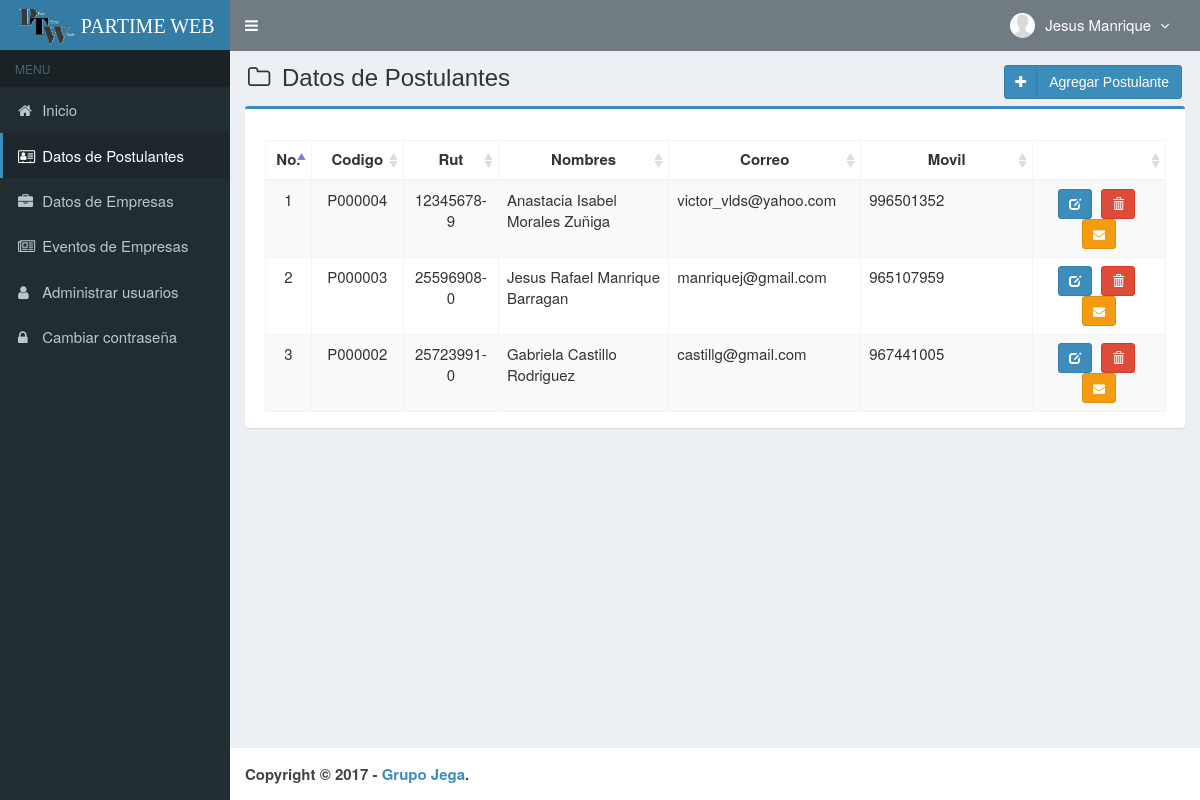
/main.php?module=postulantes (signed in), run on the app's committed database.
### tables this page shows
CREATE TABLE `usuarios` (
  `id_user` int(3) NOT NULL AUTO_INCREMENT,
  `username` varchar(50) NOT NULL,
  `name_user` varchar(50) NOT NULL,
  `password` varchar(50) NOT NULL,
  `email` varchar(50) DEFAULT NULL,
  `telefono` varchar(13) DEFAULT NULL,
  `foto` varchar(100) DEFAULT NULL,
  `permisos_acceso` enum('Super Admin','Gerente','Almacen') NOT NULL,
  `status` enum('activo','bloqueado') NOT NULL DEFAULT 'activo',
  `created_at` timestamp NOT NULL DEFAULT CURRENT_TIMESTAMP,
  `updated_at` timestamp NOT NULL DEFAULT CURRENT_TIMESTAMP ON UPDATE CURRENT_TIMESTAMP,
  PRIMARY KEY (`id_user`),
  KEY `level` (`permisos_acceso`) USING BTREE
);

CREATE TABLE `postulantes` (
  `CodPostulante` varchar(7) NOT NULL,
  `PrimerNombre` varchar(255) DEFAULT NULL,
  `SegundoNombre` varchar(255) DEFAULT NULL,
  `ApellidoMaterno` varchar(255) DEFAULT NULL,
  `ApellidoPaterno` varchar(255) DEFAULT NULL,
  `RutPostulante` varchar(15) DEFAULT NULL,
  `Domicilio` varchar(255) DEFAULT NULL,
  `Region` varchar(255) DEFAULT NULL,
  `Comuna` varchar(255) DEFAULT NULL,
  `TelefonoMovil` varchar(255) DEFAULT NULL,
  `TelefonoFijo` varchar(255) DEFAULT NULL,
  `Correo` varchar(255) DEFAULT NULL,
  `AFP` varchar(255) DEFAULT NULL,
  `Salud` varchar(255) DEFAULT NULL,
  `FechaNacimiento` date DEFAULT NULL,
  `Nacionalidad` varchar(255) DEFAULT NULL,
  `BancoCuenta` varchar(255) DEFAULT NULL,
  `NroCuenta` varchar(255) DEFAULT NULL,
  `TipoCuenta` varchar(255) DEFAULT NULL,
  `PuestoTrabajo` varchar(255) DEFAULT NULL,
  `ClaveAcceso` varchar(255) DEFAULT NULL,
  `Estatus` varchar(20) NOT NULL DEFAULT 'Activo',
  `foto` varchar(200) DEFAULT NULL,
  `permisos_acceso` varchar(255) NOT NULL DEFAULT 'Postulante',
  `created_user` int(11) DEFAULT NULL,
  `updated_user` int(11) DEFAULT NULL,
  PRIMARY KEY (`CodPostulante`)
);

### modules/postulantes/view.php (the view, shortened to what this page needs)
<section class="content-header">
  <h1>
    <i class="fa fa-folder-o icon-title"></i> Datos de Postulantes
    <a class="btn btn-primary btn-social pull-right" href="?module=form_postulantes&form=add" title="agregar" data-toggle="tooltip">
      <i class="fa fa-plus"></i> Agregar Postulante
    </a>
  </h1>
</section>
<section class="content">
  <div class="row">
    <div class="col-md-12">
      <div class="box box-primary">
        <div class="box-body">
          <table id="dataTables1" class="table table-bordered table-striped table-hover">
            <thead>
              <tr>
                <th class="center">No.</th>
                <th class="center">Codigo</th>
                <th class="center">Rut</th>
                <th class="center">Nombres</th>
                <th class="center">Correo</th>
                <th class="center">Movil</th>
                <th></th>
              </tr>
            </thead>
            <tbody>
            <?php
            $no = 1;
            $query = mysqli_query($mysqli, "SELECT *, CONCAT (PrimerNombre,' ',SegundoNombre,' ',ApellidoPaterno,' ',ApellidoMaterno) as NombrePostulante FROM postulantes ORDER BY CodPostulante DESC")
                                            or die('error: '.mysqli_error($mysqli));
            while ($data = mysqli_fetch_assoc($query)) {
              echo "<tr>
                      <td width='30' class='center'>$no</td>
                      <td width='80' class='center'>$data[CodPostulante]</td>
                      <td width='80' class='center'>$data[RutPostulante]</td>
                      <td width='180'>$data[NombrePostulante]</td>
                      <td width='180'>$data[Correo]</td>
                      <td width='180'>$data[TelefonoMovil]</td>
                      <td class='center' width='140'>
                        <div>
                          <a data-toggle='tooltip' data-placement='top' title='modificar' style='margin-right:5px' class='btn btn-primary btn-sm' href='?module=form_postulantes&form=edit&id=$data[CodPostulante]'>
                              <i style='color:#fff' class='glyphicon glyphicon-edit'></i>
                          </a>";
            ?>
                          <a data-toggle="tooltip" data-placement="top" title="Eliminar" style='margin-right:5px' class="btn btn-danger btn-sm" href="modules/postulantes/proses.php?act=delete&id=<?php echo $data['CodPostulante'];?>" onclick="return confirm('estas seguro de eliminar <?php echo $data['NombrePostulante']; ?> ?');">
                              <i style="color:#fff" class="glyphicon glyphicon-trash"></i>
                          </a>
                          <a data-toggle="tooltip" data-placement="top" title="Enviar Correo con Datos de Acceso" class="btn btn-warning btn-sm" href="modules/postulantes/proses.php?act=correo&id=<?php echo $data['CodPostulante'];?>" onclick="return confirm('estas seguro de Enviar el Correo a <?php echo $data['NombrePostulante']; ?> ?');">
                              <i style="color:#fff" class="fa fa-envelope"></i>
                          </a>
            <?php
              echo "    </div>
                      </td>
                    </tr>";
              $no++;
            }
            ?>
            </tbody>
          </table>
        </div>
      </div>
    </div>
  </div>
</section><!-- /.content

### top-menu.php (shortened to what this page needs)
<?php
require_once "config/database.php";
if ($_SESSION['permisos_acceso'] != "Postulante")
{
$query = mysqli_query($mysqli, "SELECT id_user, name_user, foto, permisos_acceso FROM usuarios WHERE id_user='$_SESSION[id_user]'")
                                or die('error: '.mysqli_error($mysqli));
}
else
{
  $query = mysqli_query($mysqli, "SELECT *, CONCAT (PrimerNombre,' ', ApellidoPaterno) as name_user FROM postulantes WHERE RutPostulante='$_SESSION[id_user]'")
                                or die('error: '.mysqli_error($mysqli));
}
$data = mysqli_fetch_assoc($query);
?>
<li class="dropdown user user-menu">
  <a href="#" class="dropdown-toggle" data-toggle="dropdown">
  <?php
  if ($data['foto']=="") { ?>
    <img src="images/user/user-default.png" class="user-image" alt="User Image"/>
  <?php
  }
  else { ?>
    <img src="images/user/<?php echo $data['foto']; ?>" class="user-image" alt="User Image"/>
  <?php
  }
  ?>
    <span class="hidden-xs"><?php echo $data['name_user']; ?> <i style="margin-left:5px" class="fa fa-angle-down"></i></span>
  </a>
</li>

### assets/css/style.css (style rules this page uses)
.btn-social *:first-child { border-right: 1px solid rgba(0, 0, 0, 0.1); bottom: 0; font-size: 1em !important; left: 0; line-height: 32px !important; position: absolute; text-align: center; top: 0; width: 32px !important; }
.content-header { padding: 15px 18px 0; position: relative; }
.center { text-align:center; }
.icon-title { margin-right: 5px; }
body { background-color: #fff; color: #333; font-size: 15px; line-height: 1.42857; }

### data on the page
usuarios: name_user "Jesus Manrique"
postulantes: CodPostulante "P000004", RutPostulante "12345678-9", data "Anastacia Isabel Morales Zuñiga", Correo "victor_vlds@yahoo.com", TelefonoMovil "996501352"
postulantes: CodPostulante "P000003", RutPostulante "25596908-0", data "Jesus Rafael Manrique Barragan", Correo "manriquej@gmail.com", TelefonoMovil "965107959"
postulantes: CodPostulante "P000002", RutPostulante "25723991-0", data "Gabriela Castillo Rodriguez", Correo "castillg@gmail.com", TelefonoMovil "967441005"
